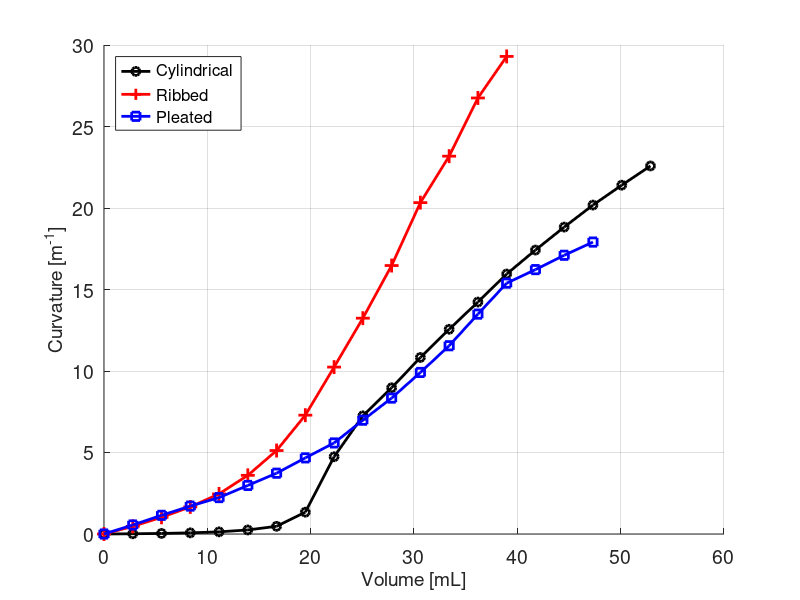
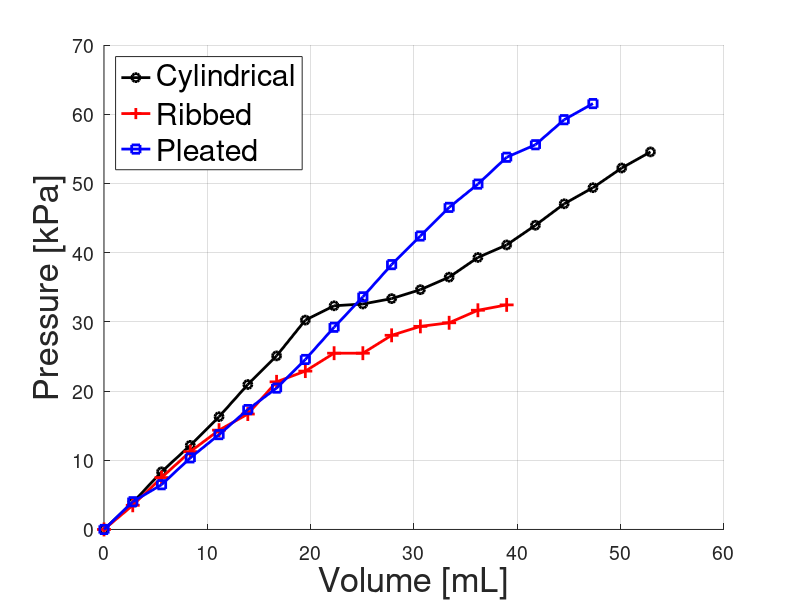
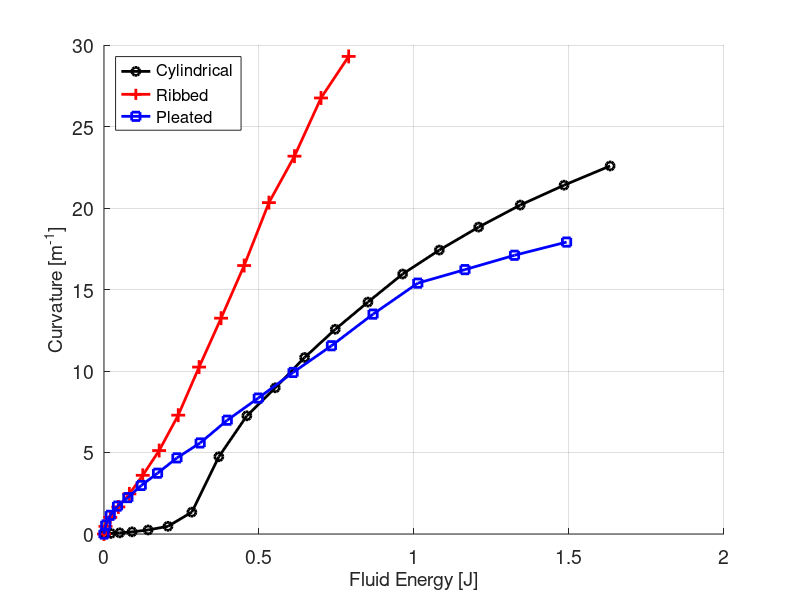
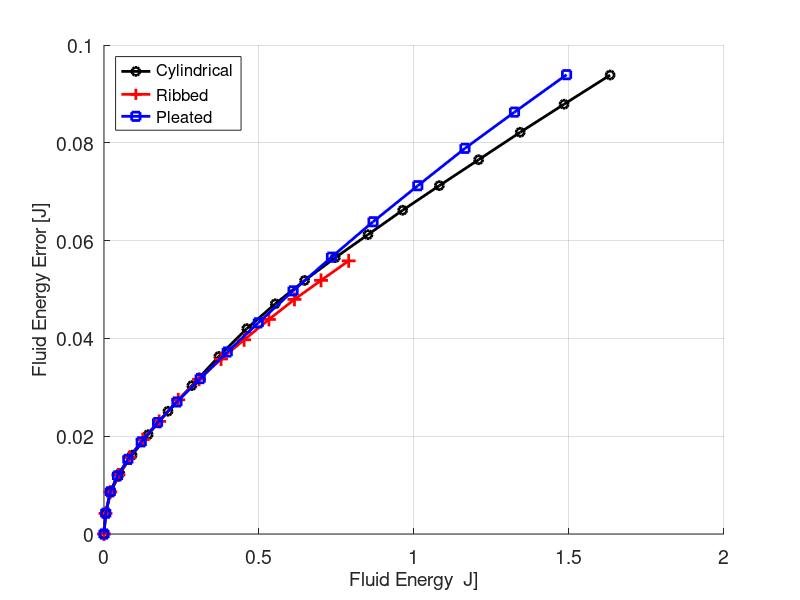

MATLAB code for these plots, in order:
function plotCharacterizations_colored()
% cyl = cylindrical
% rib = ribbed
% ple = pleated
close all

KILOPASCAL_PER_VOLT = (15.0/4.0)*6.89475729; % [kPa/V] for the pressure transducer
CENTIMETERS_PER_BIT = 5.0/4096; % [cm/'number'] for the jrk positional feedback
PISTON_DIAMETER = 3.81; % [cm]
PISTON_AREA = pi*(PISTON_DIAMETER/2)^2; % [cm^2]

cyl_voltage = [0.51, 0.660, 0.832, 0.980, 1.14, 1.32, 1.48, 1.68, 1.76, 1.77, 1.80, 1.85, 1.92, 2.03, 2.10, 2.21, 2.33, 2.42, 2.53, 2.62];
cyl_pressure = (cyl_voltage - cyl_voltage(1))*KILOPASCAL_PER_VOLT; % [kPa]
cyl_curvature = [0.0, 0.014, 0.035, 0.071, 0.132, 0.249, 0.472, 1.34, 4.74, 7.25, 8.97, 10.83, 12.56, 14.23, 15.95, 17.42, 18.83, 20.18, 21.40, 22.58]; % [1/m]
cyl_volume = (0:200:3800)*CENTIMETERS_PER_BIT*PISTON_AREA; % [cm^3] or [mL]
cyl_energy = calculateEnergy(cyl_volume, cyl_pressure);
cyl_denergy = calculateEnergyError(cyl_volume, cyl_pressure);

% the curvature plot
p1 = figure(1);
a1 = axes('Parent',p1,'FontSize',14);
grid(a1,'on');
hold(a1,'all');
ylabel('Curvature [m^{-1}]', 'FontSize',14) % label left y-axis
xlabel('Volume [mL]', 'FontSize',14) % label x-axis
h1 = plot(cyl_volume, cyl_curvature);
set(h1, 'Color', 'k');
set(h1, 'LineStyle', '-');
set(h1, 'LineWidth', 2.0);
set(h1, 'Marker', 'o');

% the pressure plot
p2 = figure(2);
a2 = axes('Parent',p2,'FontSize',14);
grid(a2,'on');
hold(a2,'all');
ylabel('Pressure [kPa]', 'FontSize',25) % label right y-axis
xlabel('Volume [mL]', 'FontSize',25) % label x-axis
h2 = plot(cyl_volume, cyl_pressure);
set(h2, 'Color', 'k');
set(h2, 'LineStyle', '-');
set(h2, 'LineWidth', 2.0);
set(h2, 'Marker', 'o');

% the energy plot
p3 = figure(3);
a3 = axes('Parent',p3,'FontSize',14);
grid(a3,'on');
hold(a3,'all');
xlabel('Fluid Energy [J]', 'FontSize',14) % label right y-axis
ylabel('Curvature [m^{-1}]', 'FontSize',14) % label x-axis
h3 = plot(cyl_energy, cyl_curvature);
set(h3, 'Color', 'k');
set(h3, 'LineStyle', '-');
set(h3, 'LineWidth', 2.0);
set(h3, 'Marker', 'o');

% the error_energy plot
p4 = figure(4);
a4 = axes('Parent',p4,'FontSize',14);
grid(a4,'on');
hold(a4,'all');
ylabel('Fluid Energy Error [J]', 'FontSize',14) % label right y-axis
xlabel('Fluid Energy  J]', 'FontSize',14) % label x-axis
h4 = plot(cyl_energy,cyl_denergy);
set(h4, 'Color', 'k');
set(h4, 'LineStyle', '-');
set(h4, 'LineWidth', 2.0);
set(h4, 'Marker', 'o');

%%%%%%%%%%%%%%%%%%%%%%%%%%%%%%%%%%%%%%%%%%%%%%%%%%%%%%%%%%%%%%%%%%%%%%%%%%%

rib_voltage = [0.515, 0.65, 0.805, 0.95, 1.07, 1.16, 1.34, 1.40, 1.50, 1.50, 1.60, 1.65, 1.67, 1.74, 1.77];
rib_pressure = (rib_voltage - rib_voltage(1))*KILOPASCAL_PER_VOLT; % [kPa]
rib_curvature = [0.0, 0.468, 1.024, 1.661, 2.46, 3.60, 5.12, 7.29, 10.24, 13.24, 16.47, 20.33, 23.18, 26.75, 29.30]; % [1/m]
rib_volume = (0:200:2800)*CENTIMETERS_PER_BIT*PISTON_AREA; % [cm^3] or [mL]
rib_energy = calculateEnergy(rib_volume, rib_pressure);
rib_denergy = calculateEnergyError(rib_volume, rib_pressure);

figure(1);
h1 = plot(rib_volume, rib_curvature);
set(h1, 'Color', 'r');
set(h1, 'LineStyle', '-');
set(h1, 'LineWidth', 2.0);
set(h1, 'Marker', '+');
set(h1, 'MarkerSize', 10);

figure(2);
h2 = plot(rib_volume, rib_pressure);
set(h2, 'Color', 'r');
set(h2, 'LineStyle', '-');
set(h2, 'LineWidth', 2.0);
set(h2, 'Marker', '+');
set(h2, 'MarkerSize', 10);


figure(3);
h3 = plot(rib_energy, rib_curvature);
set(h3, 'Color', 'r');
set(h3, 'LineStyle', '-');
set(h3, 'LineWidth', 2.0);
set(h3, 'Marker', '+');
set(h3, 'MarkerSize', 10);

figure(4);
h4 = plot(rib_energy, rib_denergy);
set(h4, 'Color', 'r');
set(h4, 'LineStyle', '-');
set(h4, 'LineWidth', 2.0);
set(h4, 'Marker', '+');
set(h4, 'MarkerSize', 10);

%%%%%%%%%%%%%%%%%%%%%%%%%%%%%%%%%%%%%%%%%%%%%%%%%%%%%%%%%%%%%%%%%%%%%%%%%%%

ple_voltage = [0.52, 0.675, 0.770, 0.920, 1.05, 1.19, 1.31, 1.47, 1.65, 1.82, 2.0, 2.16, 2.32, 2.45, 2.60, 2.67, 2.81, 2.90];
ple_pressure = (ple_voltage - ple_voltage(1))*KILOPASCAL_PER_VOLT; % [kPa]
ple_curvature = [0, 0.554, 1.146, 1.712, 2.234, 2.98, 3.73, 4.67, 5.586, 6.982, 8.339, 9.911, 11.55, 13.49, 15.39, 16.22, 17.10, 17.91]; % [1/m]
ple_volume = (0:200:3400)*CENTIMETERS_PER_BIT*PISTON_AREA; % [cm^3] or [mL]
ple_energy = calculateEnergy(ple_volume, ple_pressure);
ple_denergy = calculateEnergyError(ple_volume, ple_pressure);

figure(1);
h1 = plot(ple_volume, ple_curvature);
set(h1, 'Color', 'b');
set(h1, 'LineStyle', '-');
set(h1, 'LineWidth', 2.0);
set(h1, 'Marker', 's');
legend({'Cylindrical', 'Ribbed', 'Pleated'}, 'Location','northwest', 'FontSize',12)

figure(2);
h2 = plot(ple_volume, ple_pressure);
set(h2, 'Color', 'b');
set(h2, 'LineStyle', '-');
set(h2, 'LineWidth', 2.0);
set(h2, 'Marker', 's');
legend({'Cylindrical', 'Ribbed', 'Pleated'}, 'Location','northwest','FontSize',22)

figure(3);
h3 = plot(ple_energy, ple_curvature);
set(h3, 'Color', 'b');
set(h3, 'LineStyle', '-');
set(h3, 'LineWidth', 2.0);
set(h3, 'Marker', 's');
legend({'Cylindrical', 'Ribbed', 'Pleated'}, 'Location','northwest','FontSize',12)

figure(4);
h4 = plot(ple_energy, ple_denergy);
set(h4, 'Color', 'b');
set(h4, 'LineStyle', '-');
set(h4, 'LineWidth', 2.0);
set(h4, 'Marker', 's');
legend({'Cylindrical', 'Ribbed', 'Pleated'}, 'Location','northwest','FontSize',12)

end

function energy = calculateEnergy(volume, pressure)
volume = volume*1.0e-6; % [m^3]
pressure = pressure*1000;
max_index = length(volume);
energy = zeros(1,max_index);

for i=1:length(volume)
    if(i==1)
        energy = 0;
    else
        delta_volume = volume(i)-volume(i-1);
        delta_pressure = pressure(i)-pressure(i-1);
        energy(i) = energy(i-1) + delta_volume*pressure(i-1) + 0.5*delta_pressure*delta_volume;
    end
end
end


function denergy = calculateEnergyError(volume, pressure)
volume = volume*1.0e-6; % [m^3]
pressure = pressure*1000; %[Pa]
max_index = length(volume);
denergy = zeros(1,max_index);
perr = 0.02*15*6894.78; % [Pa] ASDXACX015PAAA5 Accuracy 2% of 15psi full scale
verr = 0.3/1000*(1.5*0.0254)^2; % [m^3] http://www.firgelli.com/Uploads/L16_datasheet.pdf 3mm accuracy

for i=1:length(volume)
    if(i==1)
        denergy(i)=0;
        
    else
        delta_volume = volume(i)-volume(i-1);
        delta_pressure = pressure(i)-pressure(i-1);
        deltap_err = additiveError(perr,perr,0);
        deltav_err = additiveError(verr,verr,0);
        
        dvdelpm1 = multiplicativeError(delta_volume,deltav_err,pressure(i-1),perr);
        if(isnan(dvdelpm1))
            dvdelpm1=0;
        end
        
        dpdelvdel = multiplicativeError(delta_pressure,deltap_err,delta_volume,deltav_err);     
        if(isnan(dpdelvdel))
            dpdelvdel=0;
        end
        
        denergy(i) = additiveError(denergy(i-1),dvdelpm1,0.5*dpdelvdel);
    end
end
end

function error = additiveError(xerr,yerr,zerr)
error = sqrt(xerr^2 + yerr^2 + zerr^2);        
end

function error = multiplicativeError(x,xerr,y,yerr)
R = abs(x*y);
error = R * sqrt((xerr/x)^2 + (yerr/y)^2);        
end

